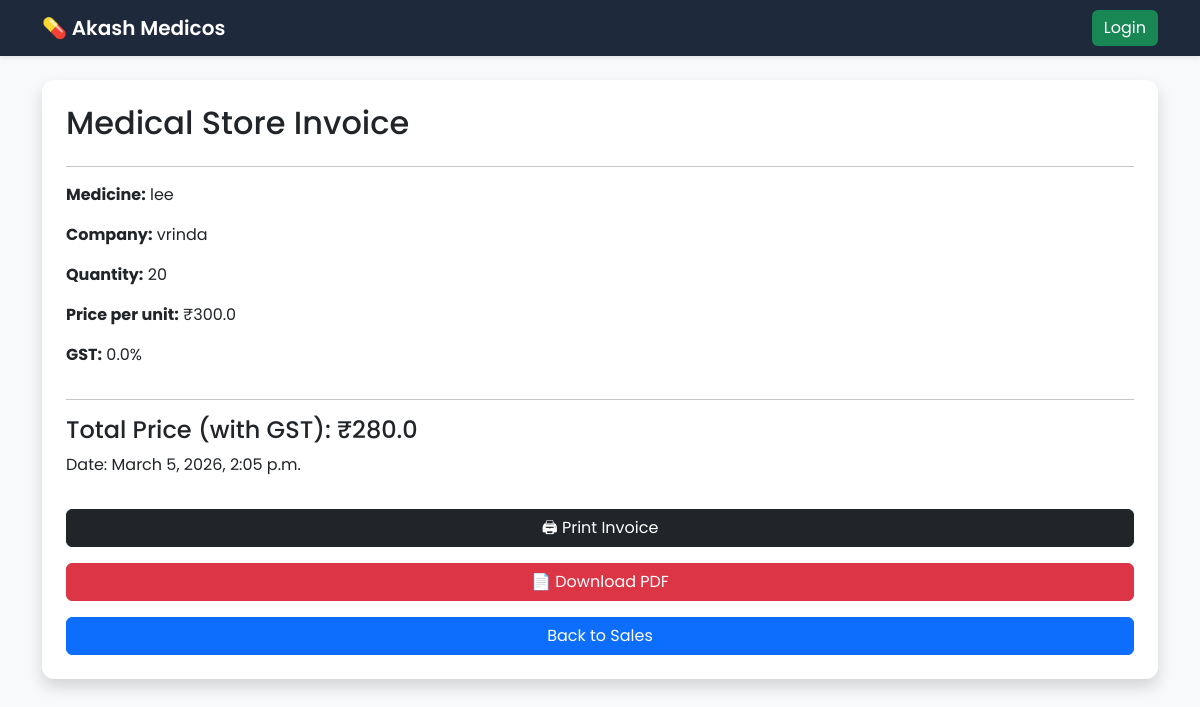
The page /sales/invoice/1/ on the database its author committed.
### medicines/models.py (models this page shows, shortened)
class Sale(models.Model):
    medicine = models.ForeignKey(Medicine, on_delete=models.CASCADE)
    quantity = models.IntegerField()
    total_price = models.FloatField()
    date = models.DateTimeField(auto_now_add=True)

class Medicine(models.Model):
    name = models.CharField(max_length=100)
    company = models.ForeignKey(Company, on_delete=models.CASCADE)
    price = models.FloatField()
    quantity = models.IntegerField()
    expiry_date = models.DateField()
    gst = models.FloatField(default=0)

class Company(models.Model):
    name = models.CharField(max_length=100)
    phone = models.CharField(max_length=15)
    address = models.TextField()

### medicines/views.py (the view)
# urls.py: path('sales/invoice/<int:pk>/', views.sale_invoice, name='sale_invoice'),
def sale_invoice(request, pk):
    sale = get_object_or_404(Sale, pk=pk)
    return render(request, 'sales/invoice.html', {'sale': sale})

### templates/sales/invoice.html
{% extends 'base.html' %}
{% block content %}
<div class="card p-4 shadow">
<h2>Medical Store Invoice</h2>
<hr>
<p><strong>Medicine:</strong> {{ sale.medicine.name }}</p>
<p><strong>Company:</strong> {{ sale.medicine.company.name }}</p>
<p><strong>Quantity:</strong> {{ sale.quantity }}</p>
<p><strong>Price per unit:</strong> ₹{{ sale.medicine.price }}</p>
<p><strong>GST:</strong> {{ sale.medicine.gst }}%</p>
<hr>
<h4>Total Price (with GST): ₹{{ sale.total_price }}</h4>
<p>Date: {{ sale.date }}</p>
<button onclick="window.print()" class="btn btn-dark mt-3">
🖨 Print Invoice
</button>
<a href="{% url 'invoice_pdf' sale.pk %}" class="btn btn-danger mt-3">📄 Download PDF</a>
<a class="btn btn-primary mt-3" href="{% url 'sale_list' %}">
Back to Sales
</a>
</div>
{% endblock %}

### templates/base.html (style rules this page uses)
body { background: #f8f9fa; font-family: 'Poppins', sans-serif; }
.card { border-radius: 12px; border: none; }
.card { box-shadow: 0 10px 25px rgba(0,0,0,0.1); }

### rows shown on the page
Sale: medicine.name "lee", medicine.company.name "vrinda", quantity "20", medicine.price "300.0", medicine.gst "0.0", total_price "280.0", date "March 5, 2026, 2:05 p.m."
